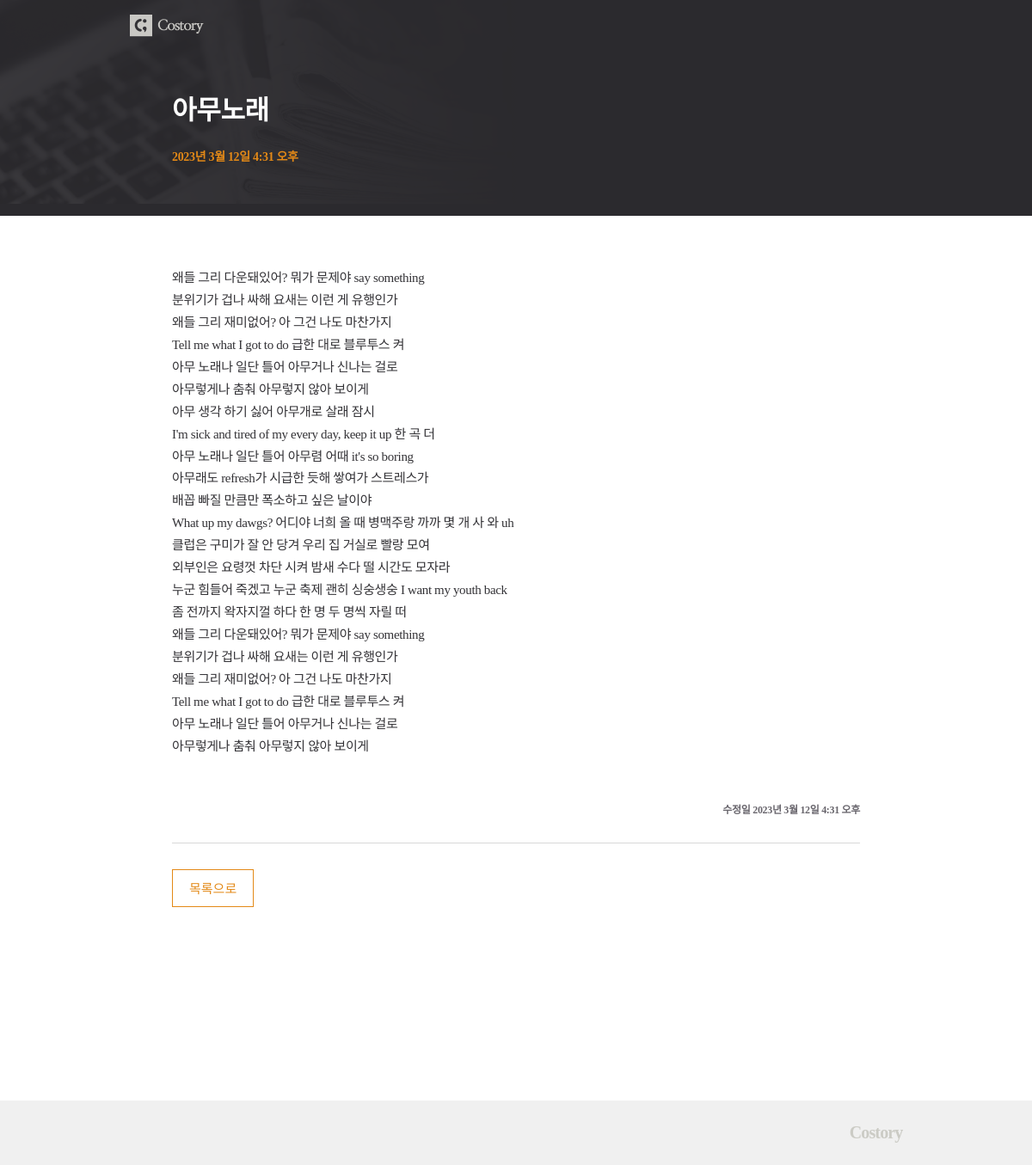
/posts/7, run on the app's committed database.
### posts/models.py (models this page shows, shortened)
class Post(models.Model):
    title = models.CharField(max_length=50)
    content = models.TextField()
    dt_created = models.DateTimeField(verbose_name="Date Created",auto_now_add=True)
    dt_modified = models.DateTimeField(verbose_name="Date Modified",auto_now=True)

### posts/views.py (the view)
# urls.py: path('posts/<int:post_id>', views.post_detail, name='post-detail'),
def post_detail(request, post_id):
    post = Post.objects.get(id=post_id)
    context = {"post" : post}
    return render(request, 'posts/post_detail.html', context)

### posts/templates/posts/post_detail.html
{% extends './base.html' %}
{% load static %}
{% block css %}
    <link rel="stylesheet" href="{% static 'posts/css/post_detail.css' %}">
{% endblock css %}
{% block post_header %}
    <div class="container">
        <h1 class="title">{{post.title}}</h1>
        <p class="date">{{post.dt_created}}</p>
    </div>
{% endblock post_header%}
{% block content %}
    <div class="content">
        <p class="text">{{post.content|linebreaksbr}}</p>
        <p class="date_md">수정일 <span>{{post.dt_modified}}</span></p>
    </div>
    <div class="btn">
        <div class="btn_list"><a href="{% url 'post-list' %}">목록으로</a></div>
    </div>
{% endblock content %}

### posts/static/posts/css/post_detail.css (style rules this page uses)
h1,h2,h3,p,a,ul,li { margin: 0; padding: 0; font-family : 'NanumMyeongjo'; font-weight: 200; list-style: none; text-decoration: none; outline: none; color: black; }
html { position: relative; min-height: 100%; margin: 0; }
body { min-height: 100%; margin: 0; padding: 0; background: #fff; -webkit-font-smoothing: antialiased; -moz-osx-font-smoothing: auto; }
.container { width: 800px; margin: 0 auto; }
.title { padding: 43px 0 23px; font-size: 31px; font-weight: bold; color: #fff; letter-spacing: -0.32px; }
.date { padding-bottom: 60px; font-size: 14px; font-weight: bold; color: #e38917; letter-spacing: -0.32px; }
.content { margin-top: 60px; padding-bottom: 30px; border-bottom: 1px solid #d8d8d8; }
.content .text { font-size: 15px; color: #333236; line-height: 1.73; letter-spacing: -0.35px; }
.content .date_md { padding-top: 50px; text-align: right; font-size: 12px; font-weight: bold; color: #69666d; letter-spacing: -0.32px; }
.btn { overflow: hidden; margin-top: 30px; }
.btn_list { float: left; }
.btn_list a { display: inline-block; padding: 10px 19px 11px; color: #e38917; font-size: 15px; border: 1px solid #e38917; }

### data on the page
Post: title "아무노래", dt_created "2023년 3월 12일 4:31 오후", content "왜들 그리 다운돼있어? 뭐가 문제야 say something 분위기가 겁나 싸해 요새는 이런 게 유행인가 왜들 그리 재미없어? 아 그건 나도 마찬가지 Tell me what I got to do 급한 대로 블루투스 켜 아무 노래나 일단 틀어 아무거나 신나는 걸로 아무렇게나 춤춰 아무렇지 않아 보이게 아무 생각 하기 싫어 아무개로 살래 잠시 I'm sick and tired of my every day, keep it up 한 곡 더 아무 노래나 일단 틀어 아무렴 어때 it's so boring 아무래도 refresh가 시급한 듯해 쌓여가 스트레스가 배꼽 빠질 만큼만 폭소하고 싶은 날이야 What up my dawgs? 어디야 너희 올 때 병맥주랑 까까 몇 개 사 와 uh 클럽은 구미가 잘 안 당겨 우리 집 거실로 빨랑 모여 외부인은 요령껏 차단 시켜 밤새 수다 떨 시간도 모자라 누군 힘들어 죽겠고 누군 축제 괜히 싱숭생숭 I want my youth back 좀 전까지 왁자지껄 하다 한 명 두 명씩 자릴 떠 왜들 그리 다운돼있어? 뭐가 문제야 say something 분위기가 겁나 싸해 요새는 이런 게 유행인가 왜들 그리 재미없어? 아 그건 나도 마찬가지 Tell me what I got to do 급한 대로 블루투스 켜 아무 노래나 일단 틀어 아무거나 신나는 걸로 아무렇게나 춤춰 아무렇지 않아 보이게", dt_modified "2023년 3월 12일 4:31 오후"
